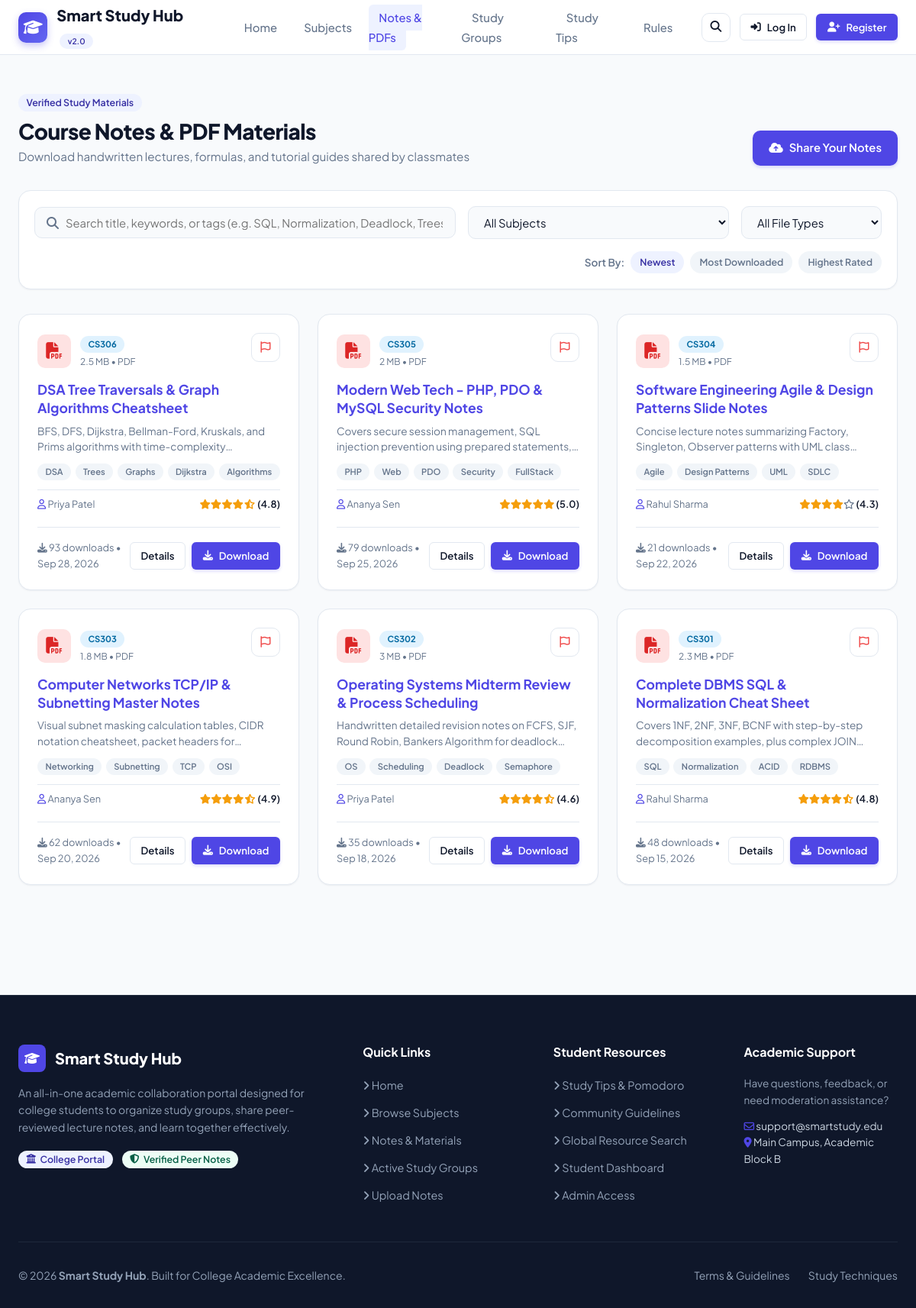
/notes.php, run on the app's committed database.
### tables this page shows
CREATE TABLE IF NOT EXISTS `notes` (
  `id` INT AUTO_INCREMENT PRIMARY KEY,
  `user_id` INT NOT NULL,
  `subject_id` INT NOT NULL,
  `title` VARCHAR(200) NOT NULL,
  `description` TEXT,
  `tags` VARCHAR(255) DEFAULT NULL,
  `file_name` VARCHAR(255) NOT NULL,
  `file_path` VARCHAR(255) NOT NULL,
  `file_type` VARCHAR(50) NOT NULL,
  `file_size` INT NOT NULL,
  `downloads` INT DEFAULT 0,
  `average_rating` DECIMAL(3,2) DEFAULT 0.00,
  `created_at` TIMESTAMP DEFAULT CURRENT_TIMESTAMP,
  INDEX (`user_id`),
  INDEX (`subject_id`),
  CONSTRAINT `fk_notes_user` FOREIGN KEY (`user_id`) REFERENCES `users` (`id`) ON DELETE CASCADE,
  CONSTRAINT `fk_notes_subject` FOREIGN KEY (`subject_id`) REFERENCES `subjects` (`id`) ON DELETE CASCADE
);

CREATE TABLE IF NOT EXISTS `subjects` (
  `id` INT AUTO_INCREMENT PRIMARY KEY,
  `subject_code` VARCHAR(20) NOT NULL UNIQUE,
  `subject_name` VARCHAR(150) NOT NULL,
  `department` VARCHAR(100) NOT NULL,
  `semester` VARCHAR(20) NOT NULL,
  `description` TEXT,
  `created_at` TIMESTAMP DEFAULT CURRENT_TIMESTAMP
);

CREATE TABLE IF NOT EXISTS `users` (
  `id` INT AUTO_INCREMENT PRIMARY KEY,
  `name` VARCHAR(100) NOT NULL,
  `email` VARCHAR(150) NOT NULL UNIQUE,
  `student_id` VARCHAR(50) NOT NULL,
  `department` VARCHAR(100) NOT NULL,
  `semester` VARCHAR(20) NOT NULL,
  `password` VARCHAR(255) NOT NULL,
  `role` ENUM('student', 'admin') DEFAULT 'student',
  `profile_image` VARCHAR(255) DEFAULT 'default_avatar.png',
  `bio` TEXT DEFAULT NULL,
  `status` ENUM('active', 'suspended') DEFAULT 'active',
  `created_at` TIMESTAMP DEFAULT CURRENT_TIMESTAMP
);

### notes.php (the view, shortened to what this page needs)
<?php
require_once __DIR__ . '/includes/functions.php';
$pdo = getDBConnection();
$subjectFilter = isset($_GET['subject']) ? (int)$_GET['subject'] : 0;
$sort = $_GET['sort'] ?? 'newest';
$sql = "
    SELECT n.*, s.subject_code, s.subject_name, s.department, s.semester, u.name as author_name
    FROM notes n
    JOIN subjects s ON n.subject_id = s.id
    JOIN users u ON n.user_id = u.id
    WHERE 1=1
";
$params = [];
if ($sort === 'popular') {
    $sql .= " ORDER BY n.downloads DESC, n.created_at DESC";
} elseif ($sort === 'rated') {
    $sql .= " ORDER BY n.average_rating DESC, n.downloads DESC";
} else {
    $sql .= " ORDER BY n.created_at DESC";
}
$stmt = $pdo->prepare($sql);
$stmt->execute($params);
$notes = $stmt->fetchAll();
require_once __DIR__ . '/includes/header.php';
?>
<div class="container" style="padding-top: 3rem; padding-bottom: 4rem;">
    <div class="section-header">
        <div>
            <span class="badge badge-primary" style="margin-bottom: 0.5rem;">Verified Study Materials</span>
            <h1 class="section-title">Course Notes & PDF Materials</h1>
            <p class="section-subtitle">Download handwritten lectures, formulas, and tutorial guides shared by classmates</p>
        </div>
        <div style="display: flex; gap: 0.75rem;">
            <a href="<?= BASE_URL ?>/upload_note.php" class="btn btn-primary">
                <i class="fas fa-cloud-upload-alt"></i> Share Your Notes
            </a>
        </div>
    </div>
    <div class="filter-bar">
        <div class="search-input-wrap">
            <i class="fas fa-search"></i>
            <input type="text" id="note-search" class="search-input" placeholder="Search title, keywords, or tags (e.g. SQL, Normalization, Deadlock, Trees)...">
        </div>
        <select id="note-subject-filter" class="select-filter" onchange="if(this.value){ window.location.href='<?= BASE_URL ?>/notes.php?subject='+this.value; } else { window.location.href='<?= BASE_URL ?>/notes.php'; }">
            <option value="">All Subjects</option>
        </select>
        <select id="note-type-filter" class="select-filter">
            <option value="">All File Types</option>
        </select>
        <div style="display: flex; align-items: center; gap: 0.5rem; margin-left: auto;">
            <span class="text-muted" style="font-size: 0.85rem; font-weight: 600;">Sort By:</span>
            <a href="<?= BASE_URL ?>/notes.php?<?= $subjectFilter ? "subject=$subjectFilter&" : '' ?>sort=newest" class="badge <?= $sort === 'newest' ? 'badge-primary' : 'badge-neutral' ?>" style="padding: 0.45rem 0.75rem;">Newest</a>
            <a href="<?= BASE_URL ?>/notes.php?<?= $subjectFilter ? "subject=$subjectFilter&" : '' ?>sort=popular" class="badge <?= $sort === 'popular' ? 'badge-primary' : 'badge-neutral' ?>" style="padding: 0.45rem 0.75rem;">Most Downloaded</a>
            <a href="<?= BASE_URL ?>/notes.php?<?= $subjectFilter ? "subject=$subjectFilter&" : '' ?>sort=rated" class="badge <?= $sort === 'rated' ? 'badge-primary' : 'badge-neutral' ?>" style="padding: 0.45rem 0.75rem;">Highest Rated</a>
        </div>
    </div>
    <div class="grid-3" id="notes-container">
        <?php foreach ($notes as $note):
            $ext = strtolower($note['file_type']);
        ?>
            <div class="card note-card"
                 data-title="<?= e($note['title']) ?>"
                 data-tags="<?= e($note['tags']) ?>"
                 data-subject-id="<?= $note['subject_id'] ?>"
                 data-file-type="<?= e($ext) ?>">
                <div class="card-header">
                    <div style="display: flex; gap: 0.75rem; align-items: center;">
                        <div class="file-badge file-<?= $ext ?>">
                            <i class="fas fa-file-<?= $ext === 'pdf' ? 'pdf' : ($ext === 'pptx' || $ext === 'ppt' ? 'powerpoint' : 'word') ?>"></i>
                        </div>
                        <div>
                            <span class="badge badge-secondary" style="font-size: 0.7rem; font-weight: 700;">
                                <?= e($note['subject_code']) ?>
                            </span>
                            <div class="text-muted" style="font-size: 0.75rem; margin-top: 2px;">
                                <?= formatBytes((int)$note['file_size']) ?> &bull; <?= strtoupper($ext) ?>
                            </div>
                        </div>
                    </div>
                    <div style="display: flex; gap: 0.35rem;">
                        <button type="button" class="btn btn-icon btn-secondary" onclick="openReportModal('note', <?= $note['id'] ?>, '<?= addslashes(e($note['title'])) ?>')" title="Report inappropriate note">
                            <i class="far fa-flag text-danger"></i>
                        </button>
                    </div>
                </div>
                <div class="card-body">
                    <h3 class="card-title" style="margin-bottom: 0.5rem; font-size: 1.1rem; line-height: 1.35;">
                        <a href="<?= BASE_URL ?>/note_details.php?id=<?= $note['id'] ?>"><?= e($note['title']) ?></a>
                    </h3>
                    <p style="font-size: 0.85rem; color: var(--text-muted); line-height: 1.5; margin-bottom: 0.75rem; display: -webkit-box; -webkit-line-clamp: 2; -webkit-box-orient: vertical; overflow: hidden;">
                        <?= e($note['description']) ?>
                    </p>
                    <?php if (!empty($note['tags'])): ?>
                        <div style="margin-bottom: 0.75rem; display: flex; gap: 0.35rem; flex-wrap: wrap;">
                            <?php foreach (explode(',', $note['tags']) as $tag): ?>
                                <span class="badge badge-neutral" style="font-size: 0.7rem;"><?= trim(e($tag)) ?></span>
                            <?php endforeach; ?>
                        </div>
                    <?php endif; ?>
                    <div style="display: flex; align-items: center; justify-content: space-between; font-size: 0.8rem; border-top: 1px solid var(--border); padding-top: 0.5rem;">
                        <span class="text-muted"><i class="far fa-user text-primary"></i> <?= e($note['author_name']) ?></span>
                        <div><?= renderStars((float)$note['average_rating']) ?></div>
                    </div>
                </div>
                <div class="card-footer">
                    <span class="text-muted" style="font-size: 0.8rem;">
                        <i class="fas fa-download"></i> <?= $note['downloads'] ?> downloads &bull; <?= timeAgo($note['created_at']) ?>
                    </span>
                    <div style="display: flex; gap: 0.5rem;">
                        <a href="<?= BASE_URL ?>/note_details.php?id=<?= $note['id'] ?>" class="btn btn-sm btn-secondary">Details</a>
                        <a href="<?= BASE_URL ?>/download.php?id=<?= $note['id'] ?>" class="btn btn-sm btn-primary">
                            <i class="fas fa-download"></i> Download
                        </a>
                    </div>
                </div>
            </div>
        <?php endforeach; ?>
    </div>
</div>
<?php require_once __DIR__ . '/includes/footer.php'; ?>

### includes/functions.php (shortened to what this page needs)
<?php
function e(?string $string): string {
    return htmlspecialchars($string ?? '', ENT_QUOTES, 'UTF-8');
}
function formatBytes(int $bytes, int $precision = 1): string {
    $units = ['B', 'KB', 'MB', 'GB', 'TB'];
    $bytes = max($bytes, 0);
    $pow = floor(($bytes ? log($bytes) : 0) / log(1024));
    $pow = min($pow, count($units) - 1);
    $bytes /= (1 << (10 * $pow));
    return round($bytes, $precision) . ' ' . $units[$pow];
}
function timeAgo(string $datetime): string {
    $timestamp = strtotime($datetime);
    $diff = time() - $timestamp;
    if ($diff < 60) {
        return 'Just now';
    } elseif ($diff < 3600) {
        $mins = floor($diff / 60);
        return $mins . ' min' . ($mins > 1 ? 's' : '') . ' ago';
    } elseif ($diff < 86400) {
        $hours = floor($diff / 3600);
        return $hours . ' hr' . ($hours > 1 ? 's' : '') . ' ago';
    } elseif ($diff < 604800) {
        $days = floor($diff / 86400);
        return $days . ' day' . ($days > 1 ? 's' : '') . ' ago';
    } else {
        return date('M j, Y', $timestamp);
    }
}
function renderStars(float $rating, bool $showNumeric = true): string {
    $rating = round($rating, 1);
    $fullStars = floor($rating);
    $hasHalf = ($rating - $fullStars) >= 0.5;
    $emptyStars = 5 - $fullStars - ($hasHalf ? 1 : 0);
    $html = '<div class="star-rating" title="Rated ' . $rating . ' out of 5">';
    for ($i = 0; $i < $fullStars; $i++) {
        $html .= '<i class="fas fa-star text-warning"></i>';
    }
    if ($hasHalf) {
        $html .= '<i class="fas fa-star-half-alt text-warning"></i>';
    }
    for ($i = 0; $i < $emptyStars; $i++) {
        $html .= '<i class="far fa-star text-muted"></i>';
    }
    if ($showNumeric) {
        $html .= ' <span class="rating-number font-semibold">(' . number_format($rating, 1) . ')</span>';
    }
    $html .= '</div>';
    return $html;
}

### data on the page
notes: subject.subject_code "CS306", file_size "2.5 MB", file_type "PDF", title "DSA Tree Traversals & Graph Algorithms Cheatsheet", description "BFS, DFS, Dijkstra, Bellman-Ford, Kruskals, and Prims algorithms with…", tags "DSA", tags "Trees", tags "Graphs", tags "Dijkstra", tags "Algorithms", user.name "Priya Patel", rating "4.8", downloads "93", created_at "Sep 28, 2026"
notes: subject.subject_code "CS305", file_size "2 MB", file_type "PDF", title "Modern Web Tech - PHP, PDO & MySQL Security Notes", description "Covers secure session management, SQL injection prevention using prepared…", tags "PHP", tags "Web", tags "PDO", tags "Security", tags "FullStack", user.name "Ananya Sen", rating "5.0", downloads "79", created_at "Sep 25, 2026"
notes: subject.subject_code "CS304", file_size "1.5 MB", file_type "PDF", title "Software Engineering Agile & Design Patterns Slide Notes", description "Concise lecture notes summarizing Factory, Singleton, Observer patterns with UML…", tags "Agile", tags "Design Patterns", tags "UML", tags "SDLC", user.name "Rahul Sharma", rating "4.3", downloads "21", created_at "Sep 22, 2026"
notes: subject.subject_code "CS303", file_size "1.8 MB", file_type "PDF", title "Computer Networks TCP/IP & Subnetting Master Notes", description "Visual subnet masking calculation tables, CIDR notation cheatsheet, packet headers…", tags "Networking", tags "Subnetting", tags "TCP", tags "OSI", user.name "Ananya Sen", rating "4.9", downloads "62", created_at "Sep 20, 2026"
notes: subject.subject_code "CS302", file_size "3 MB", file_type "PDF", title "Operating Systems Midterm Review & Process Scheduling", description "Handwritten detailed revision notes on FCFS, SJF, Round Robin, Bankers Algorithm for…", tags "OS", tags "Scheduling", tags "Deadlock", tags "Semaphore", user.name "Priya Patel", rating "4.6", downloads "35", created_at "Sep 18, 2026"
notes: subject.subject_code "CS301", file_size "2.3 MB", file_type "PDF", title "Complete DBMS SQL & Normalization Cheat Sheet", description "Covers 1NF, 2NF, 3NF, BCNF with step-by-step decomposition examples, plus complex…", tags "SQL", tags "Normalization", tags "ACID", tags "RDBMS", user.name "Rahul Sharma", rating "4.8", downloads "48", created_at "Sep 15, 2026"
